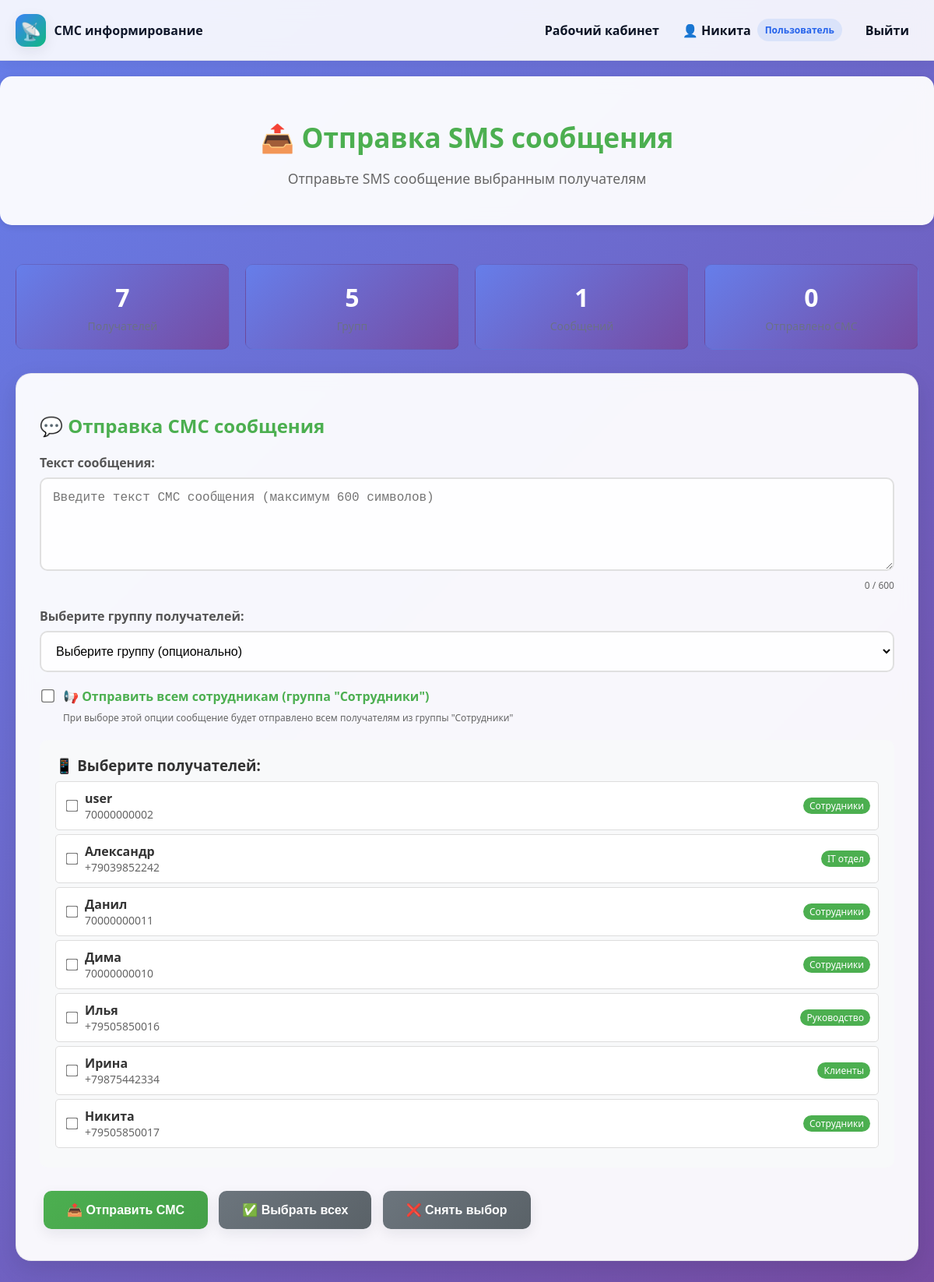
Screenshot of /send_sms_form.php (signed in) with the database file from the repository.
### tables this page shows
CREATE TABLE `recipients` (
  `RecipientID` int(11) NOT NULL,
  `PhoneNumber` varchar(15) NOT NULL,
  `FullName` varchar(100) NOT NULL,
  `GroupID` int(2) DEFAULT NULL
);

CREATE TABLE `groups` (
  `GroupID` int(11) NOT NULL,
  `GroupName` varchar(50) NOT NULL
);

### send_sms_form.php (the view, shortened to what this page needs)
<?php
$conn = connectToDatabase();
$recipients = [];
try {
    $result = $conn->query("
        SELECT r.RecipientID, r.FullName, r.PhoneNumber, r.GroupID, g.GroupName
        FROM recipients r
        LEFT JOIN groups g ON r.GroupID = g.GroupID
        ORDER BY r.FullName
    ");
    while ($row = $result->fetch_assoc()) {
        $recipients[] = $row;
    }
} catch (Exception $e) {
    $error = 'Ошибка загрузки данных: ' . $e->getMessage();
}
?>
<!DOCTYPE html>
<html lang="ru">
<head>
    <link rel="stylesheet" href="styles.css">
</head>
<body>
    <?php include 'navigation.php'; ?>
    <div class="page-header">
        <div class="header-content">
            <h1>📤 Отправка SMS сообщения</h1>
            <p>Отправьте SMS сообщение выбранным получателям</p>
        </div>
    </div>
    <div class="container">
        <div class="stats">
            <?php
            try {
                $conn = connectToDatabase();
                $result = $conn->query("SELECT COUNT(*) as count FROM recipients");
                $recipients_count = $result->fetch_assoc()['count'];
                $result = $conn->query("SELECT COUNT(*) as count FROM groups");
                $groups_count = $result->fetch_assoc()['count'];
                $result = $conn->query("SELECT COUNT(*) as count FROM messages");
                $messages_count = $result->fetch_assoc()['count'];
                $result = $conn->query("SELECT COUNT(*) as count FROM messagelogs");
                $sent_count = $result->fetch_assoc()['count'];
            } catch (Exception $e) {
                $recipients_count = 0;
                $groups_count = 0;
                $messages_count = 0;
                $sent_count = 0;
            }
            ?>
            <div class="stat-card">
                <div class="stat-number"><?php echo $recipients_count; ?></div>
                <div class="stat-label">Получателей</div>
            </div>
            <div class="stat-card">
                <div class="stat-number"><?php echo $groups_count; ?></div>
                <div class="stat-label">Групп</div>
            </div>
            <div class="stat-card">
                <div class="stat-number"><?php echo $messages_count; ?></div>
                <div class="stat-label">Сообщений</div>
            </div>
            <div class="stat-card">
                <div class="stat-number"><?php echo $sent_count; ?></div>
                <div class="stat-label">Отправлено СМС</div>
            </div>
        </div>
        <form id="smsForm" method="POST" action="send_sms.php">
            <div class="card">
                <h2>💬 Отправка СМС сообщения</h2>
                <div class="form-group">
                    <label for="messageText">Текст сообщения:</label>
                    <textarea id="messageText" name="messageText" maxlength="600" placeholder="Введите текст СМС сообщения (максимум 600 символов)" required></textarea>
                    <div class="char-counter" id="charCounter">0 / 600</div>
                </div>
                <div class="form-group">
                    <label for="groupSelect">Выберите группу получателей:</label>
                    <select id="groupSelect" name="groupSelect">
                        <option value="">Выберите группу (опционально)</option>
                    </select>
                </div>
                <div class="form-group">
                    <label style="display: flex; align-items: center; gap: 10px; cursor: pointer;">
                        <input type="checkbox" id="sendToAllEmployees" name="sendToAllEmployees" value="1" style="width: auto; transform: scale(1.3);">
                        <span style="font-weight: 600; color: #4CAF50;">📢 Отправить всем сотрудникам (группа "Сотрудники")</span>
                    </label>
                    <small style="color: #666; font-size: 12px; margin-left: 30px; display: block; margin-top: 5px;">
                        При выборе этой опции сообщение будет отправлено всем получателям из группы "Сотрудники"
                    </small>
                </div>
                <div class="recipients-section">
                    <h3>📱 Выберите получателей:</h3>
                    <div id="recipientsList">
                        <?php if (!empty($recipients)): ?>
                            <?php foreach ($recipients as $recipient): ?>
                                <div class="recipient-item" data-group-id="<?php echo htmlspecialchars((string)($recipient['GroupID'] ?? '')); ?>">
                                    <input type="checkbox" name="recipients[]" value="<?php echo $recipient['RecipientID']; ?>" id="recipient_<?php echo $recipient['RecipientID']; ?>">
                                    <div class="recipient-info">
                                        <div class="recipient-name"><?php echo htmlspecialchars($recipient['FullName']); ?></div>
                                        <div class="recipient-phone"><?php echo htmlspecialchars($recipient['PhoneNumber']); ?></div>
                                    </div>
                                    <?php if ($recipient['GroupName']): ?>
                                        <span class="recipient-group"><?php echo htmlspecialchars($recipient['GroupName']); ?></span>
                                    <?php endif; ?>
                                </div>
                            <?php endforeach; ?>
                        <?php else: ?>
                            <p>Получатели не найдены. Добавьте получателей через панель администратора.</p>
                        <?php endif; ?>
                    </div>
                </div>
                <button type="submit" class="btn">📤 Отправить СМС</button>
                <button type="button" class="btn btn-secondary" onclick="selectAll()">✅ Выбрать всех</button>
                <button type="button" class="btn btn-secondary" onclick="deselectAll()">❌ Снять выбор</button>
            </div>
        </form>
    </div>
</body>
</html>

### styles.css (style rules this page uses)
:root { --bg-900: #0f172a; --bg-800: #111827; --bg-700: #1f2937; --bg-100: #f3f4f6; --card: rgba(255, 255, 255, 0.88); --primary-500: #10b981; --primary-600: #0f9b73; --primary-700: #0b7c5c; --accent-500: #3b82f6; --accent-600: #2563eb; --danger: #ef4444; --text-main: #0b1324; --text-muted: #6b7280; --border: rgba(15, 23, 42, 0.08); --shadow-sm: 0 6px 18px rgba(15, 23, 42, 0.08); --shadow-lg: 0 24px 50px rgba(15, 23, 42, 0.16); --radius-lg: 16px; }
* { box-sizing: border-box; }
body { margin: 0; font-family: "Inter", system-ui, -apple-system, Segoe UI, Roboto, "Helvetica Neue", Arial, sans-serif; color: var(--text-main); background: radial-gradient(circle at 20% 20%, rgba(59, 130, 246, 0.12), transparent 25%), radial-gradient(circle at 80% 0%, rgba(16, 185, 129, 0.14), transparent 30%), #eef2f7; min-height: 100vh; }
.container { width: 100%; max-width: 1200px; margin: 0 auto; padding: 0 20px; }
.page-header { padding: 32px 0 10px; }
.card { background: var(--card); border: 1px solid var(--border); border-radius: var(--radius-lg); box-shadow: var(--shadow-sm); padding: 20px; }
.card h3 { margin: 0 0 8px; }
.stat-card { padding: 16px; border-radius: 14px; background: linear-gradient(135deg, #f0f9ff, #ff970b); border: 1px solid var(--border); }
.stat-label { color: var(--text-muted); margin-top: 6px; }
.btn { display: inline-flex; align-items: center; justify-content: center; gap: 8px; padding: 12px 16px; border-radius: 12px; border: none; cursor: pointer; font-weight: 700; color: white; background: linear-gradient(135deg, var(--primary-500), var(--accent-500)); box-shadow: var(--shadow-sm); transition: transform 0.1s ease, box-shadow 0.2s ease, filter 0.2s ease; }
.btn-secondary { background: linear-gradient(135deg, #e2e8f0, #cbd5e1); color: var(--bg-900); }
.form-group { margin-bottom: 16px; }
label { display: block; margin-bottom: 8px; font-weight: 700; color: var(--bg-900); }
input[type="text"], input[type="password"], input[type="email"], textarea, select, input[type="search"] { width: 100%; padding: 12px 14px; border-radius: 12px; border: 1px solid var(--border); background: white; font-size: 15px; transition: border 0.15s ease, box-shadow 0.15s ease; }
textarea { resize: vertical; min-height: 110px; }
.recipient-name { font-weight: 700; color: var(--bg-900); }
.recipient-phone { color: var(--text-muted); font-size: 13px; }
.char-counter { text-align: right; color: var(--text-muted); font-size: 12px; }

### rows the page displays
recipients: FullName "user", PhoneNumber "70000000002", GroupID.GroupName "Сотрудники"
recipients: FullName "Александр", PhoneNumber "+79039852242", GroupID.GroupName "IT отдел"
recipients: FullName "Данил", PhoneNumber "70000000011", GroupID.GroupName "Сотрудники"
recipients: FullName "Дима", PhoneNumber "70000000010", GroupID.GroupName "Сотрудники"
recipients: FullName "Илья", PhoneNumber "+79505850016", GroupID.GroupName "Руководство"
recipients: FullName "Ирина", PhoneNumber "+79875442334", GroupID.GroupName "Клиенты"
recipients: FullName "Никита", PhoneNumber "+79505850017", GroupID.GroupName "Сотрудники"

### other values shown
$username "Никита"
$recipients_count "7"
$groups_count "5"
$messages_count "1"
$sent_count "0"
